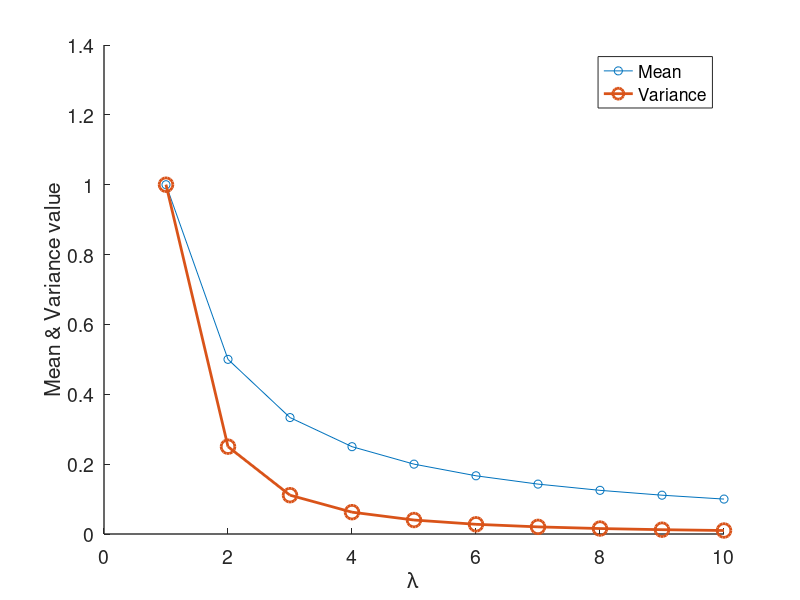

Reproduce this figure in MATLAB.
clearvars; 

% plot initialization
figure(2);
clf;
set(gca,'LineWidth',1,'FontSize',14);
hold on;

% parameter settings
l_list = 1:1:10;

meanlist = zeros(10,1);
varlist = zeros(10,1);

for l=l_list
    p = @(d) l*exp(-l*d);
    
    % mean = E(x) = \int x * p(x) dx
    
    p_d = @(d)  p(d).*d;
    meanlist(l) = integral( p_d,0,Inf);
    
    % variance = E(x^2) - E(x)^2
    %          = \int x^2 * p(x) dx - mean ^2
    
    p_d2 = @(d)  p(d).*d.^2;
    varlist(l) = integral(p_d2,0,Inf) - meanlist(l)^2;
    
end

plot(l_list,meanlist,"-o",l_list,varlist,"-o",...
      'LineWidth',2, 'MarkerSize',10);
legend('Mean','Variance');

xlabel(sprintf('\\lambda'));
ylabel('Mean & Variance value');

